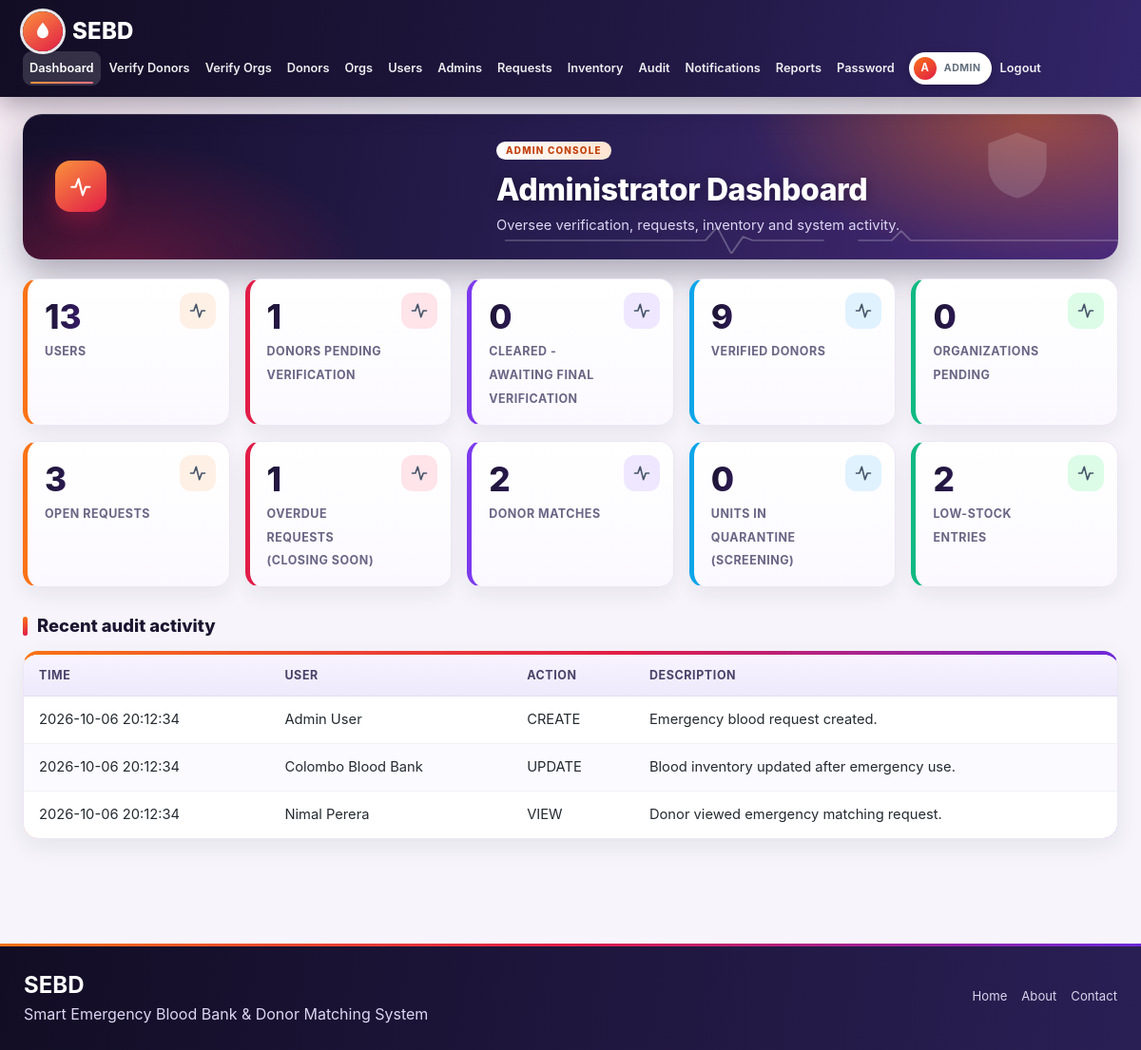
Page /admin/dashboard.php (signed in) on the committed database.
### tables this page shows
CREATE TABLE IF NOT EXISTS `emergency_requests` (
  `request_id` int NOT NULL AUTO_INCREMENT,
  `organization_id` int NOT NULL,
  `blood_group` enum('A+','A-','B+','B-','AB+','AB-','O+','O-') NOT NULL,
  `units_required` int NOT NULL,
  `urgency` enum('CRITICAL','HIGH','NORMAL') NOT NULL,
  `required_time` datetime NOT NULL,
  `location` varchar(255) NOT NULL,
  `reason` text,
  `notes` text,
  `status` enum('PENDING','MATCHING','PARTIALLY_FULFILLED','FULFILLED','CANCELLED') DEFAULT 'PENDING',
  `created_at` datetime DEFAULT CURRENT_TIMESTAMP,
  `updated_at` datetime DEFAULT CURRENT_TIMESTAMP ON UPDATE CURRENT_TIMESTAMP,
  `closed_at` datetime DEFAULT NULL,
  PRIMARY KEY (`request_id`),
  KEY `organization_id` (`organization_id`)
);

CREATE TABLE IF NOT EXISTS `audit_logs` (
  `audit_id` int NOT NULL AUTO_INCREMENT,
  `user_id` int NOT NULL,
  `action` varchar(100) NOT NULL,
  `table_name` varchar(100) DEFAULT NULL,
  `record_id` int DEFAULT NULL,
  `description` text,
  `ip_address` varchar(45) DEFAULT NULL,
  `created_at` datetime DEFAULT CURRENT_TIMESTAMP,
  PRIMARY KEY (`audit_id`),
  KEY `user_id` (`user_id`)
);

CREATE TABLE IF NOT EXISTS `users` (
  `user_id` int NOT NULL AUTO_INCREMENT,
  `full_name` varchar(100) NOT NULL,
  `email` varchar(100) NOT NULL,
  `password` varchar(255) NOT NULL,
  `role` enum('DONOR','HEALTHCARE','ADMIN') NOT NULL,
  `phone` varchar(20) DEFAULT NULL,
  `status` enum('PENDING','ACTIVE','SUSPENDED') DEFAULT 'PENDING',
  `must_change_password` tinyint(1) NOT NULL DEFAULT 0,
  `created_at` datetime DEFAULT CURRENT_TIMESTAMP,
  `updated_at` datetime DEFAULT CURRENT_TIMESTAMP ON UPDATE CURRENT_TIMESTAMP,
  PRIMARY KEY (`user_id`),
  UNIQUE KEY `email` (`email`)
);

### admin/dashboard.php (the view)
<?php require_once __DIR__.'/../includes/auth.php'; require_role('ADMIN');
$c=fn($sql)=>$pdo->query($sql)->fetchColumn();
$stats=['Users'=>$c("SELECT COUNT(*) FROM users"),'Donors pending verification'=>$c("SELECT COUNT(*) FROM donors WHERE verification_status='PENDING'"),
'Cleared - awaiting final verification'=>$c("SELECT COUNT(*) FROM donors WHERE verification_status='PENDING' AND health_status='CLEARED'"),'Verified donors'=>$c("SELECT COUNT(*) FROM donors WHERE verification_status='VERIFIED'"),'Organizations pending'=>$c("SELECT COUNT(*) FROM healthcare_organizations WHERE verification_status='PENDING'"),
'Open requests'=>$c("SELECT COUNT(*) FROM emergency_requests WHERE status IN ('PENDING','MATCHING','PARTIALLY_FULFILLED') AND required_time>=NOW()"),'Overdue requests (closing soon)'=>$c("SELECT COUNT(*) FROM emergency_requests WHERE status IN ('PENDING','MATCHING','PARTIALLY_FULFILLED') AND required_time<NOW()"),'Donor matches'=>$c("SELECT COUNT(*) FROM donor_matches"),
'Units in quarantine (screening)'=>$c("SELECT COALESCE(SUM(units_remaining),0) FROM blood_batches WHERE status='QUARANTINE'"),'Low-stock entries'=>$c("SELECT COUNT(*) FROM blood_inventory WHERE units_available<=minimum_stock"),];
$a=$pdo->query("SELECT a.*,u.full_name FROM audit_logs a JOIN users u USING(user_id) ORDER BY created_at DESC LIMIT 8");
$title='Administrator Dashboard'; require '../includes/header.php'; ?>
<div class="grid"><?php foreach($stats as $k=>$v) echo "<div class='stat'><b>$v</b><span>".h($k)."</span></div>"; ?></div>
<h2>Recent audit activity</h2><div class="tw"><table><thead><tr><th>Time</th><th>User</th><th>Action</th><th>Description</th></tr></thead><tbody>
<?php foreach($a as $r) echo "<tr><td>".h($r['created_at'])."</td><td>".h($r['full_name'])."</td><td>".h($r['action'])."</td><td>".h($r['description'])."</td></tr>"; ?></tbody></table></div>
<?php require '../includes/footer.php';

### includes/header.php (shortened to what this page needs)
<?php
$role=$_SESSION['role']??null; $nav=[];
if($role==='ADMIN') $nav=['admin/dashboard.php'=>'Dashboard','admin/donor_verification.php'=>'Verify Donors','admin/org_verification.php'=>'Verify Orgs','admin/donors.php'=>'Donors','admin/healthcare_orgs.php'=>'Orgs','admin/users.php'=>'Users','admin/admins.php'=>'Admins','admin/requests.php'=>'Requests','admin/inventory.php'=>'Inventory','admin/audit_logs.php'=>'Audit','admin/notifications.php'=>'Notifications','admin/reports.php'=>'Reports','admin/change-password.php'=>'Password'];
?><!DOCTYPE html>
<html lang="en"><head><meta charset="UTF-8"><meta name="viewport" content="width=device-width,initial-scale=1">
<link rel="stylesheet" href="<?= BASE ?>/assets/css/style.css?v=<?= @filemtime(__DIR__."/../assets/css/style.css") ?>"></head>
<body class="role-<?= $role?strtolower($role):'guest' ?>">
<header class="top"><a class="brand" href="<?= BASE ?>/index.php"><span class="brand-mark"><?= icon('drop') ?></span><span>SEBD <small>Smart Emergency Blood Bank</small></span></a>
<nav id="nav">
<?php foreach($nav as $u=>$l): ?><a href="<?= BASE.'/'.$u ?>" class="<?= strpos($_SERVER['SCRIPT_NAME'],$u)!==false?'on':'' ?>"><?= h($l) ?></a><?php endforeach; ?>
<?php if($role): ?><span class="user-chip" data-role="<?= h(ucfirst(strtolower($role))) ?>" title="<?= h($_SESSION['name']??'') ?>"><i><?= h(strtoupper(substr($_SESSION['name']??'U',0,1))) ?></i><span><?= h($_SESSION['name']??'') ?> <small><?= h(ucfirst(strtolower($role))) ?></small></span></span><a href="<?= BASE ?>/logout.php">Logout</a><?php else: ?><a href="<?= BASE ?>/login.php">Login</a><a class="nav-cta" href="<?= BASE ?>/register.php">Register</a><?php endif; ?></nav></header>
<main class="wrap<?= ($title ?? '')==='Welcome' ? ' wrap-home' : '' ?>">
<?php if($role==='DONOR'): $dIc=['dashboard.php'=>'activity','emergency_requests.php'=>'alert','campaigns.php'=>'megaphone','appointments.php'=>'calendar','availability.php'=>'clock','donation_history.php'=>'file','verification-status.php'=>'shield','notifications.php'=>'bell','profile.php'=>'user','change-password.php'=>'lock','response.php'=>'clipboard'][basename($_SERVER['SCRIPT_NAME'])] ?? 'drop'; ?>
<section class="d-hero"><span class="d-hero-ic"><?= icon($dIc) ?></span><div class="d-hero-tx"><span class="pill">Donor portal</span><h1><?= h($title ?? '') ?></h1><?php if(!empty($page_intro)): ?><p><?= h($page_intro) ?></p><?php endif; ?></div></section>
<?php elseif($role==='ADMIN'): $aIc=['dashboard.php'=>'activity','donor_verification.php'=>'shield','org_verification.php'=>'hospital','donors.php'=>'users','healthcare_orgs.php'=>'hospital','users.php'=>'user','admins.php'=>'lock','requests.php'=>'alert','inventory.php'=>'drop','audit_logs.php'=>'clipboard','notifications.php'=>'bell','reports.php'=>'file','change-password.php'=>'lock','org_document.php'=>'file'][basename($_SERVER['SCRIPT_NAME'])] ?? 'shield'; ?>
<section class="a-hero"><span class="a-hero-ic"><?= icon($aIc) ?></span><div class="a-hero-tx"><span class="pill">Admin console</span><h1><?= h($title ?? '') ?></h1><p><?= h(!empty($page_intro)?$page_intro:'Oversee verification, requests, inventory and system activity.') ?></p></div></section>
<?php elseif(($title ?? '')!=='Welcome'): ?><div class="page-title"><div><h1><?= h($title ?? '') ?></h1><?php if(!empty($page_intro)): ?><p><?= h($page_intro) ?></p><?php endif; ?></div></div><?php endif; ?>

### includes/functions.php (shortened to what this page needs)
<?php
function icon($n){
  static $i=[
  'drop'=>'<path d="M12 2.7s6 6.2 6 10.6a6 6 0 0 1-12 0c0-4.4 6-10.6 6-10.6z"/>',
  'users'=>'<path d="M16 20v-1.5a3.5 3.5 0 0 0-3.5-3.5h-5A3.5 3.5 0 0 0 4 18.5V20"/><circle cx="10" cy="8" r="3.5"/><path d="M20 20v-1.5a3.5 3.5 0 0 0-2.5-3.3M15.5 4.7a3.5 3.5 0 0 1 0 6.6"/>',
  'user'=>'<circle cx="12" cy="8" r="4"/><path d="M4 21v-1a6 6 0 0 1 6-6h4a6 6 0 0 1 6 6v1"/>',
  'check'=>'<path d="M5 12.5l4.5 4.5L19 7.5"/>',
  'hospital'=>'<path d="M4 21V6a1 1 0 0 1 1-1h8a1 1 0 0 1 1 1v15M14 10h5a1 1 0 0 1 1 1v10M2 21h20M9 8v6M6 11h6"/>',
  'activity'=>'<path d="M3 12h4l3-8 4 16 3-8h4"/>',
  'alert'=>'<path d="M12 3.5L21.5 20h-19z"/><path d="M12 10v5M12 17.5v.01"/>',
  'target'=>'<circle cx="12" cy="12" r="9"/><circle cx="12" cy="12" r="5"/><circle cx="12" cy="12" r="1"/>',
  'lock'=>'<rect x="5" y="11" width="14" height="10" rx="2"/><path d="M8 11V8a4 4 0 0 1 8 0v3"/>',
  'message'=>'<path d="M21 12a8 8 0 0 1-11.6 7.1L4 20.5l1.4-4.6A8 8 0 1 1 21 12z"/>',
  'pin'=>'<path d="M12 21s7-6.2 7-11.5a7 7 0 0 0-14 0C5 14.8 12 21 12 21z"/><circle cx="12" cy="9.5" r="2.5"/>',
  'mail'=>'<rect x="3" y="5" width="18" height="14" rx="2"/><path d="M3 7l9 6 9-6"/>',
  'phone'=>'<path d="M5 4h4l2 5-2.5 1.5a11 11 0 0 0 5 5L15 13l5 2v4a2 2 0 0 1-2 2A16 16 0 0 1 3 6a2 2 0 0 1 2-2z"/>',
  'shield'=>'<path d="M12 3l8 3v6c0 4.5-3.4 8-8 9-4.6-1-8-4.5-8-9V6z"/><path d="M9 12l2.2 2.2L15.5 10"/>',
  'clock'=>'<circle cx="12" cy="12" r="9"/><path d="M12 7v5l3 2"/>',
  'arrow'=>'<path d="M5 12h14M13 6l6 6-6 6"/>',
  'calendar'=>'<rect x="4" y="5" width="16" height="15" rx="2"/><path d="M4 10h16M9 3v4M15 3v4"/>',
  'bell'=>'<path d="M6 16v-5a6 6 0 0 1 12 0v5l1.5 2h-15z"/><path d="M10 20.5a2 2 0 0 0 4 0"/>',
  'heart'=>'<path d="M12 20s-7.5-4.6-7.5-10a4.3 4.3 0 0 1 7.5-2.8A4.3 4.3 0 0 1 19.5 10c0 5.4-7.5 10-7.5 10z"/>',
  'clipboard'=>'<rect x="6" y="4" width="12" height="17" rx="2"/><path d="M9 4h6v3H9zM9 12h6M9 16h4"/>',
  'megaphone'=>'<path d="M4 10v4h3l7 4V6L7 10z"/><path d="M17.5 9.5a4 4 0 0 1 0 5"/>',
  'ban'=>'<circle cx="12" cy="12" r="9"/><path d="M5.6 5.6l12.8 12.8"/>',
  'file'=>'<path d="M7 3h7l4 4v14H7z"/><path d="M14 3v4h4M10 13h5M10 17h5"/>',
  'menu'=>'<path d="M4 6h16M4 12h16M4 18h16"/>'
  ];
  return "<svg class='ico' viewBox='0 0 24 24' width='1em' height='1em' aria-hidden='true' focusable='false'>".$i[$n].'</svg>';
}
function h($s){ return htmlspecialchars((string)$s, ENT_QUOTES, 'UTF-8'); }
function campaign_auto_complete($pdo){
  try{
    $rows=$pdo->query("SELECT c.campaign_id,c.campaign_name FROM donation_campaigns c WHERE c.status IN ('UPCOMING','ACTIVE') AND ".CAMPAIGN_END_SQL." < NOW()")->fetchAll();
    foreach($rows as $c){
      $pdo->beginTransaction();
      try{
        $u=$pdo->prepare("UPDATE donation_campaigns SET status='COMPLETED' WHERE campaign_id=? AND status IN ('UPCOMING','ACTIVE')"); $u->execute([$c['campaign_id']]);
        $pdo->commit();
      }catch(Throwable $e){ if($pdo->inTransaction()) $pdo->rollBack(); }
    }
  }catch(Throwable $e){}
}

### includes/footer.php (shortened to what this page needs)
</main>
<footer class="foot"><div class="foot-inner"><div><strong>SEBD</strong><br><span>Smart Emergency Blood Bank &amp; Donor Matching System</span></div><div class="foot-links"><a href="<?= BASE ?>/index.php">Home</a><a href="<?= BASE ?>/about.php">About</a><a href="<?= BASE ?>/contact.php">Contact</a></div></div></footer>
<script src="<?= BASE ?>/assets/js/script.js?v=<?= @filemtime(__DIR__."/../assets/js/script.js") ?>"></script></body></html>

### rows in the picture
emergency_requests: request_id "1"
audit_logs: created_at "2026-10-06 20:12:34", user.full_name "Admin User", action "CREATE", description "Emergency blood request created."
audit_logs: created_at "2026-10-06 20:12:34", user.full_name "Colombo Blood Bank", action "UPDATE", description "Blood inventory updated after emergency use."
audit_logs: created_at "2026-10-06 20:12:34", user.full_name "Nimal Perera", action "VIEW", description "Donor viewed emergency matching request."

### other values in the picture
$l "Dashboard"
$l "Verify Donors"
$l "Verify Orgs"
$l "Donors"
$l "Orgs"
$l "Users"
$l "Admins"
$l "Requests"
$l "Inventory"
$l "Audit"
$l "Notifications"
$l "Reports"
$l "Password"
substr($_SESSION['name']??'U',0,1) "A"
$title "Administrator Dashboard"
